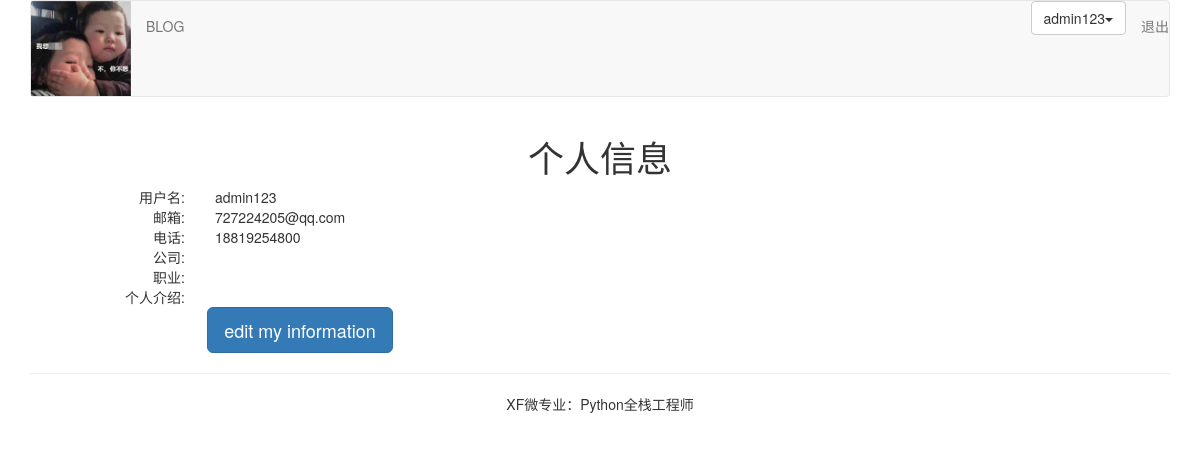
Page /account/aboutme/ (signed in) on the earlier database version.
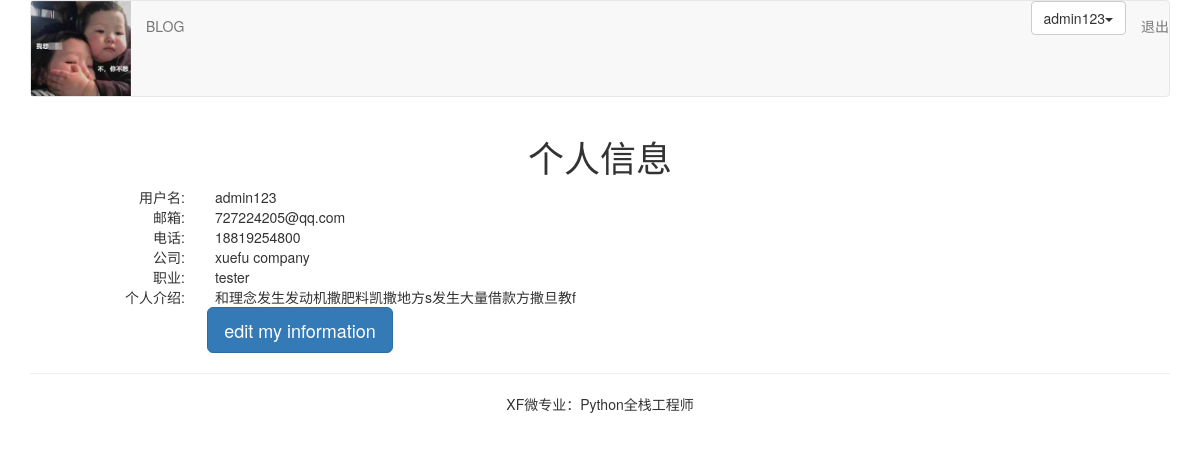
Same page on the later database version.
### account/models.py (models this page shows, shortened)
class UserProfile(models.Model):
    user = models.OneToOneField(User, on_delete=models.CASCADE, unique=True)
    phone = models.CharField(max_length=20, null=True)

class UserInfo(models.Model):
    user = models.OneToOneField(User, on_delete=models.CASCADE, unique=True)
    company = models.CharField(max_length=100, blank=True)
    profession = models.CharField(max_length=100, blank=True)
    aboutme = models.TextField(blank=True)

### account/views.py (the view)
# urls.py: path('aboutme/', views.myself, name='aboutme'),
@login_required()
def myself(request):
    userprofile = UserProfile.objects.get(user=request.user) if hasattr(request.user, 'userprofile') else UserProfile.objects.create(user=request.user)
    userinfo = UserInfo.objects.get(user=request.user) if hasattr(request.user, 'userinfo') else UserInfo.objects.create(user=request.user)
    return render(request, "account/myself.html", {"user":request.user, "userinfo":userinfo, "userprofile":userprofile})

### templates/account/myself.html (shortened to what this page needs)
{% extends "base.html" %}
{% block content %}
<div class="row text-center vertical-middle-sm">
    <h1>个人信息</h1>
    <div class="row">
        <div class="col-md-6" >
            <div class="row">
                <div class="col-md-4 text-right"><span>用户名:</span></div>
                <div class="col-md-8 text-left">{{user.username}}</div>
            </div>
            <div class="row">
                <div class="col-md-4 text-right"><span>邮箱:</span></div> <div class="col-md-8 text-left">{{user.email}}</div>
            </div>
            <div class="row">
                <div class="col-md-4 text-right"><span>电话:</span></div> <div class="col-md-8 text-left">{{userprofile.phone}}</div>
            </div>
            <div class="row">
                <div class="col-md-4 text-right"><span>公司:</span></div> <div class="col-md-8 text-left">{{userinfo.company}}</div>
            </div>
            <div class="row">
                <div class="col-md-4 text-right"><span>职业:</span></div>
                <div class="col-md-8 text-left">{{userinfo.profession}}</div>
            </div>
            <div class="row">
                <div class="col-md-4 text-right"><span>个人介绍:</span></div>
                <div class="col-md-8 text-left">{{userinfo.aboutme}}</div>
            </div>
            <a href="{% url 'account:editme' %}">
                <button class="btn btn-primary btn-lg">edit my information</button>
            </a>
        </div>
    </div>
</div>
{% endblock %}

### templates/base.html (shortened to what this page needs)
{% load staticfiles %}
<html lang='zh-cn'>
    <head>
        <link rel="stylesheet" href="{% static 'css/bootstrap.css' %}">
    </head>
    <body>
        {% include 'header.html' %}
        <div class='container'>
            {% block content %}
            {% endblock %}
        </div>
        {% include 'footer.html' %}
    </body>
</html>

### templates/header.html (shortened to what this page needs)
{% load staticfiles %}
<div class='container'>
    <nav class='navbar navbar-default' rol='navigation'>
        <div class='navbar-header'>
            <img src="{% static './images/logo.png'%}" width=100>
        </div>
        <div>
            <ul class='nav navbar-nav'>
                <li><a href="{% url 'blog:blog_title' %}">BLOG</a></li>
            </ul>
            <ul class='nav navbar-nav navbar-right'>
                {% if user.is_authenticated %}
                <li>
                    <div class='dropdown'>
                        <button class='btn btn-default dropdown-toggle' type='button' id='dropdownMenu' data-toggle='dropdown'>{{ user.username }}<span class='caret'></span></button>
                    </div>
                </li>
                <li><a href="{% url 'account:user_logout' %}">退出</a></li>
                {% else %}
                <li><a href="{% url 'account:user_login' %}">登录</a></li>
                {% endif %}
            </ul>
        </div>
    </nav>
</div>

### templates/footer.html
<div class='container'>
    <hr>
    <p class='text-center'>XF微专业：Python全栈工程师</p>
</div>

Differences in the rows shown:
now on this page (row edited): UserInfo: company "xuefu company", profession "tester", aboutme "和理念发生发动机撒肥料凯撒地方s发生大量借款方撒旦教f"
